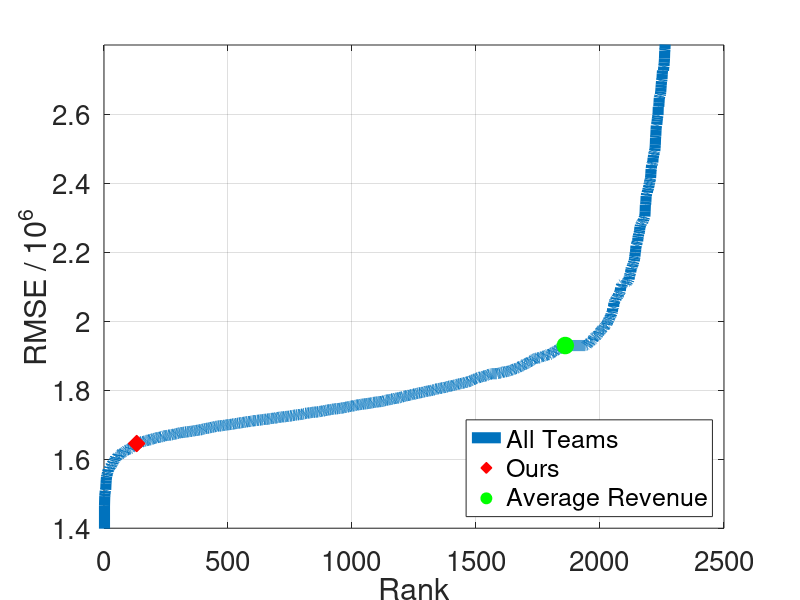

MATLAB code to generate this figure:
#!/usr/bin/env octave -qf

figure('visible','off');

s = load('pb.txt');
s = sort(s) / 1e6;

our_score = 1645325.28506 / 1e6;
our_rank = sum(s < our_score);

mean_score = 1929245.11374 / 1e6;
mean_rank = sum(s < mean_score);

plot(s, 'LineWidth', 8);
hold on;
plot(our_rank, our_score, 'rd', 'MarkerSize', 12, 'MarkerFaceColor', 'auto');
hold on;
plot(mean_rank, mean_score, 'go', 'MarkerSize', 12, 'MarkerFaceColor', 'auto');

h = legend('All Teams', 'Ours', 'Average Revenue');

set(h, 'FontSize', 20, 'FontName', 'Helvetica', 'Location', 'Southeast');

grid on;

% title('Public Board', 'FontSize', 20, 'FontWeight', 'bold', 'FontName', 'Helvetica');
xlabel('Rank', 'FontSize', 20, 'FontName', 'Helvetica');
ylabel('RMSE / 10^6', 'FontSize', 20, 'FontName', 'Helvetica');

ylim([1.4 2.8])

set(gca, 'FontSize', 20, 'FontName', 'Helvetica');

filename = '../../figs/pb.eps'
fprintf(stdout, 'saving to %s\n', filename);

print('-depsc', filename, '-S800,500');